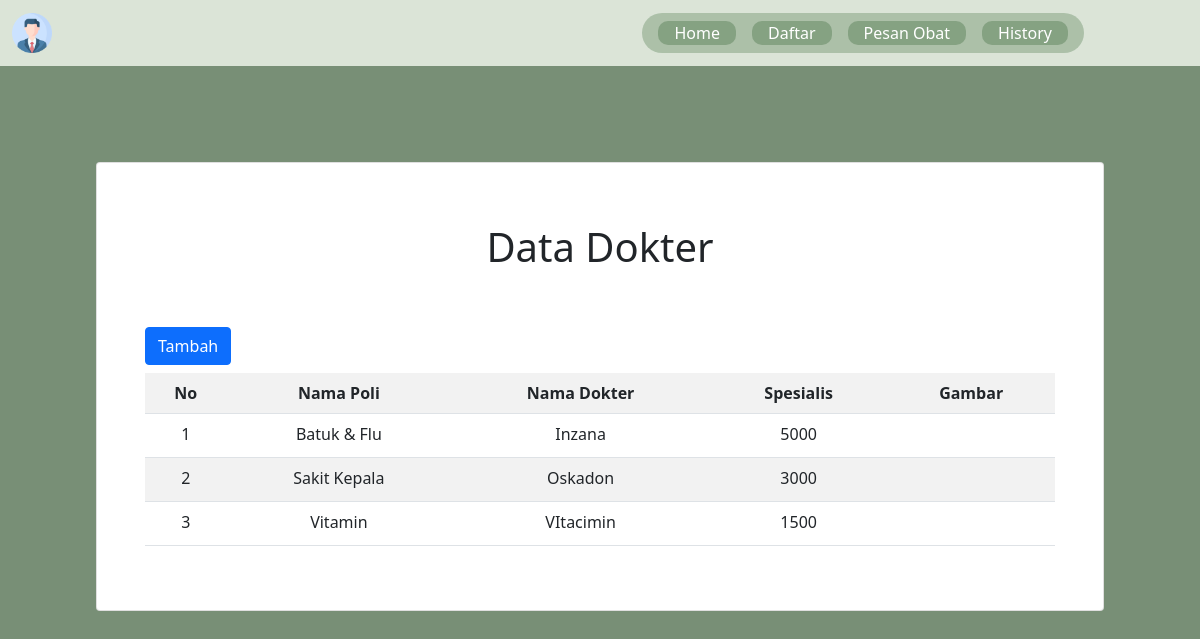
The page /view/viewAdmin/dataDokter.php on the database its author committed.
### tables this page shows
CREATE TABLE `tbl_obat` (
  `id` int(11) NOT NULL,
  `namaObat` varchar(255) NOT NULL,
  `hargaObat` varchar(255) NOT NULL,
  `expire` date NOT NULL,
  `typeObat` varchar(50) NOT NULL
);

### functions.php (called while the page is built)
<?php
function query($query) {
	global $conn;
	$result = mysqli_query($conn, $query);
	$rows = [];
	while( $row = mysqli_fetch_assoc($result) ) {
		$rows[] = $row;
	}
	return $rows;
}
?>

### controller/DataObatController.php (called while the page is built, shortened)
<?php
    include('functions.php');
    $dataObat = query("SELECT * FROM tbl_obat");
?>

### view/viewAdmin/dataDokter.php (the view, shortened to what this page needs)
<?php
    include('controller/DataObatController.php');
?>
<!DOCTYPE html>
<html lang="en">
<head>
    <?php include('view/layout/head.php'); ?>
    <link rel="stylesheet" href="<?= $main_url?>assets/style/styleIndex.css">
</head>
<body>
    <?php include('view/layout/navbar.php'); ?>
    <div class="pb-2" style="background-color: #788F76; height: 100%; width: 100%;">
        <div class="p-5">
        <div class="card m-5 h-100">
            <div>
                <a href="<?= $main_url?>admin/dashboard" class="fs-1 ps-2 text-dark text-decoration">
                    <i class="fa-solid fa-arrow-rotate-left" style=""></i>
                </a>
                <h1 class="text-center">Data Dokter</h1>
            </div>
            <div class="p-5 ">
                <button class="btn btn-primary mb-2" data-bs-toggle="modal" data-bs-target="#tambahObat">Tambah</button>
                <table class="table table-striped table-hover text-center w-100">
                <tr>
                    <th>No</th>
                    <th>Nama Poli</th>
                    <th>Nama Dokter</th>
                    <th>Spesialis</th>
                    <th>Gambar</th>
                </tr>
                <?php $i = 1 ?>
                <?php foreach($dataObat as $obat): ?>
                    <tr>
                        <td><?= $i; ?></td>
                        <td><?= $obat["typeObat"]; ?></td>
                        <td><?= $obat["namaObat"]; ?></td>
                        <td><?= $obat["hargaObat"]; ?></td>
                        <td class="">
                            <form action="" method="post">
                                <button type="submit" class="border-0" style="font-size: 18px !important; padding-right: 10px; background-color: transparent;" data-bs-toggle="modal" data-bs-target="#editObat" name="">
                                    <i class="fa-solid fa-pen" style="color: green;"></i>
                                </button>
                                <button type="submit" class="border-0 " style="background-color: transparent; font-size: 18px !important;" name="">
                                    <i class="fa-solid fa-trash" style="color: red;"></i>
                                </button>
                            </form>
                        </td>
                    </tr>
                    <?php $i++ ?>
                <?php endforeach; ?>
                </table>
            </div>
        </div>
        </div>
    </div>
</body>
</html>

### assets/style/style.css (style rules this page uses)
html, body { height: 100%; background-color: #788F76; }

### assets/style/styleIndex.css (style rules this page uses)
* { margin: 0; padding: 0; }
body, html { height: 100%; }
body { background-size: cover; background-position: center; background-repeat: no-repeat; background-image: url('../img/login/index_puskesmas.jpg'); }

### rows shown on the page
tbl_obat: typeObat "Batuk & Flu", namaObat "Inzana", hargaObat "5000"
tbl_obat: typeObat "Sakit Kepala", namaObat "Oskadon", hargaObat "3000"
tbl_obat: typeObat "Vitamin", namaObat "VItacimin", hargaObat "1500"
